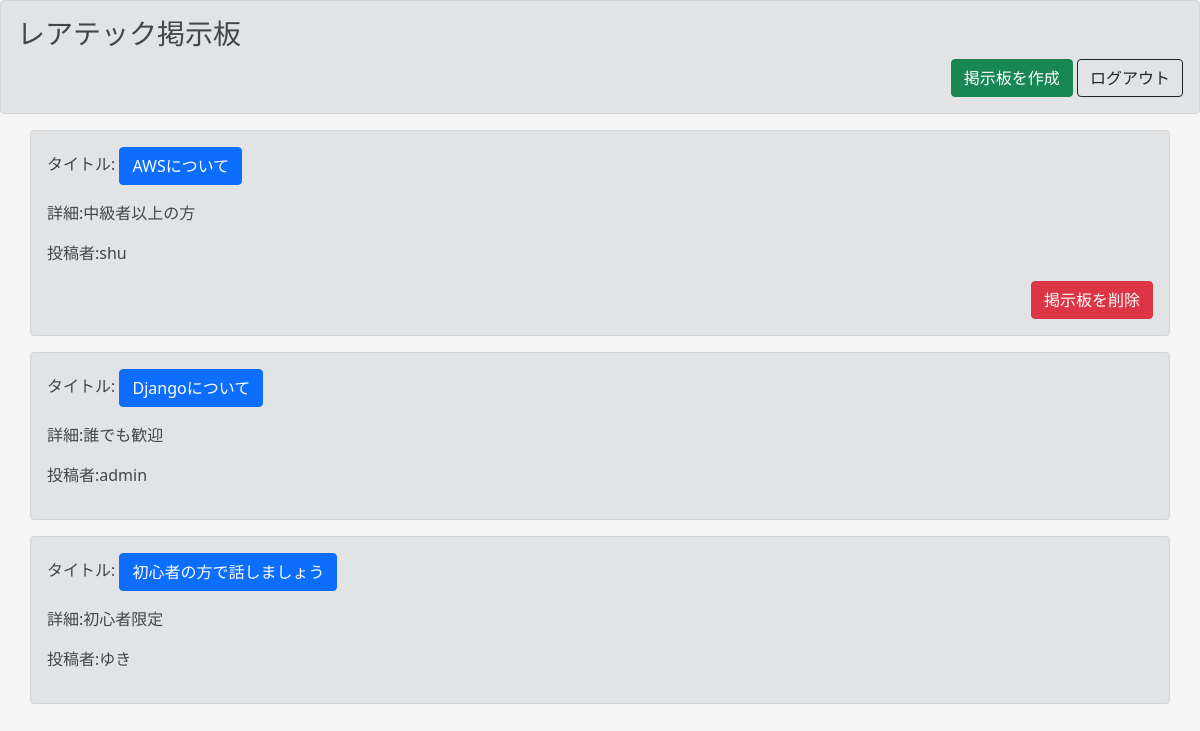
Page /sred/ (signed in) on the committed database.
### boardapp/models.py (models this page shows, shortened)
class SredModel(models.Model):
    title = models.CharField(max_length=100)
    memo = models.CharField(max_length=100)
    author = models.CharField(max_length=50)
    created_at = models.DateTimeField(verbose_name='掲示板作成日時',default=localtime(timezone.now()))
    updated_at = models.DateTimeField(verbose_name='編集日時',blank=True,null=True)
    delete_flg = models.BooleanField(help_text='削除されたらTrue',verbose_name='掲示板削除フラグ',default=False)

### boardapp/views.py (the view)
# urls.py: path('sred/', sredfunc, name='sred'),
@login_required
def sredfunc(request):
    object_list = SredModel.objects.all()
    return render(request,'sred.html',{'object_list':object_list})

### templates/sred.html (shortened to what this page needs)
{% extends 'base.html' %}
{% load static %}
{% block customcss %}
<link href="{% static 'style.css' %}" rel="stylesheet">
{% endblock customcss %}
  {% block header %}
  <div class="alert alert-secondary" role="alert">
    <h3 class="alert-heading">レアテック掲示板</h3>
    <div class="text-end">
      <a href="{% url 'create' %}" type="button" class="btn btn-success">掲示板を作成</a>
      <a href="{% url 'logout' %}" type="button" class="btn btn-outline-dark">ログアウト</a>
    </div>
  </div>
  {% endblock header %}
  {% block content %}
  <div class="container">
    <div class="row align-items-center">
      {% for item in object_list %}
      <div class="alert alert-secondary" role="alert">
        <div class="col">
          <p>タイトル: <a href="{% url 'detail' item.pk %}" class="btn btn-primary">{{ item.title }}</a></p>
          <p>詳細:{{ item.memo }}</p>
          <p>投稿者:{{ item.author }}</p>
          {% if item.author == user.username %}
          <div class="text-end">
            <a href="{% url 'delete' item.pk %}" type="button" class="btn btn-danger">掲示板を削除</a>
          </div>
          {% endif %}
        </div>
      </div>
      {% endfor %}
    </div>
  </div>
  {% endblock content %}

### static/style.css (style rules this page uses)
html, body { height: 100%; }

### rows in the picture
SredModel: title "AWSについて", memo "中級者以上の方", author "shu", shows "掲示板を削除"
SredModel: title "Djangoについて", memo "誰でも歓迎", author "admin"
SredModel: title "初心者の方で話しましょう", memo "初心者限定", author "ゆき"
